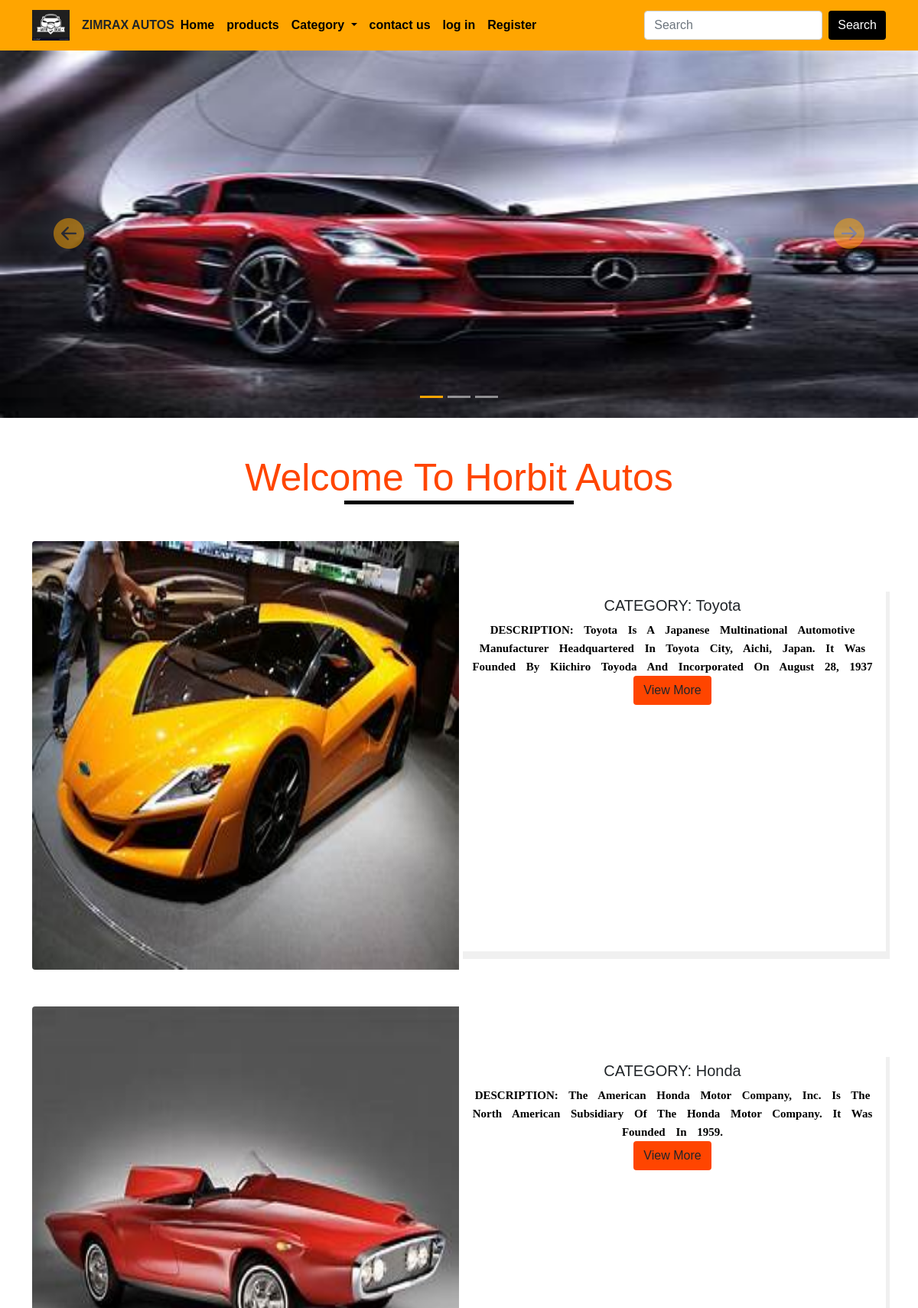
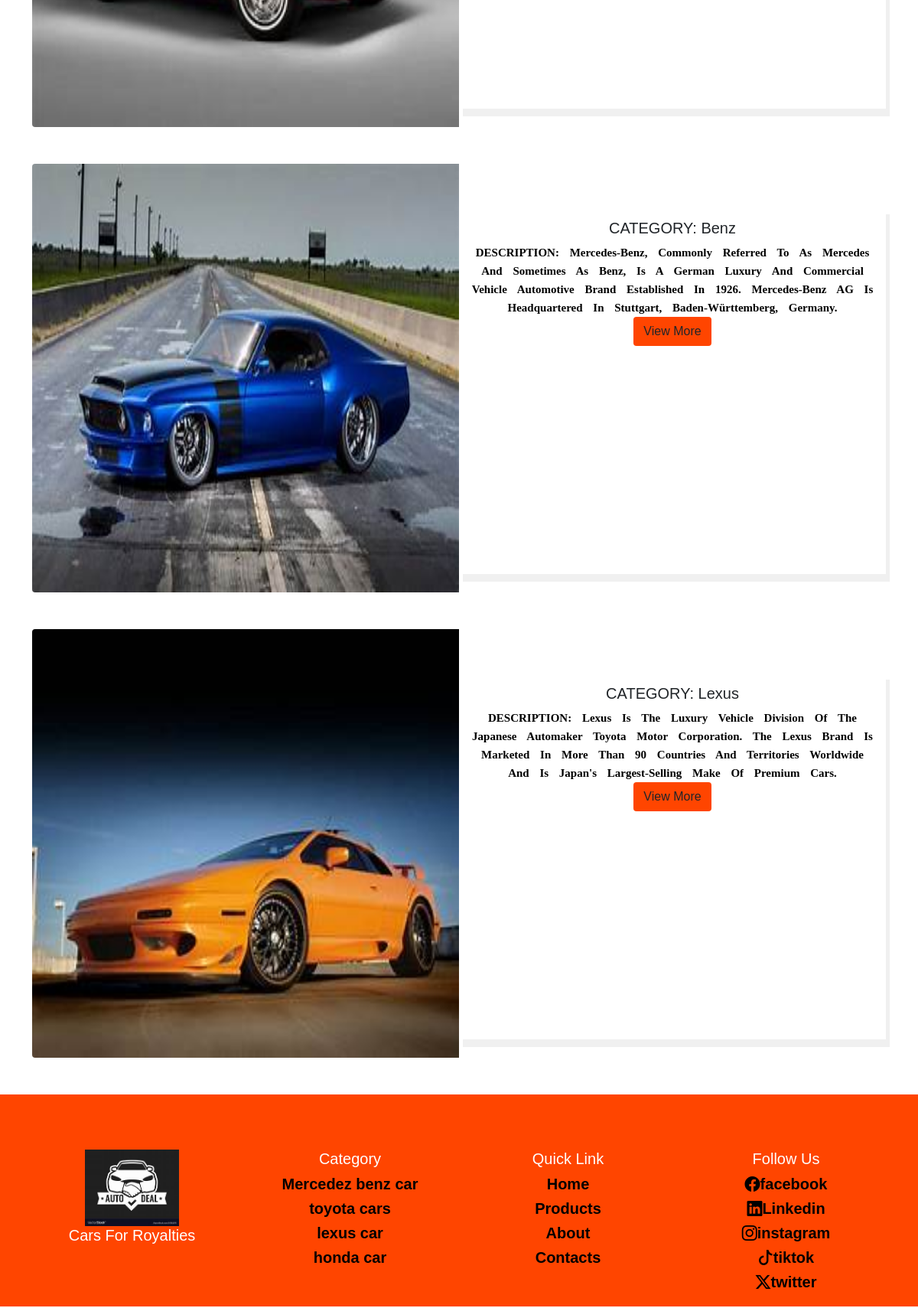
The page /home (upper part) on the database its author committed (2 pictures, top to bottom).
### main/models.py (models this page shows, shortened)
class AppInfo(models.Model):
    appname = models.CharField(max_length=50)
    logo = models.ImageField(upload_to="logo")
    carousel1 = models.ImageField(upload_to="carousel")
    carousel2 = models.ImageField(upload_to="carousel")
    carousel3 = models.ImageField(upload_to="carousel")
    banner = models.ImageField(upload_to="banner")
    copyrights = models.IntegerField()

class Category(models.Model):
    Brand = models.CharField(max_length=50)
    slug = models.SlugField(unique=True)
    description = models.TextField()
    photo = models.ImageField(upload_to="car_photo")

### main/views.py (the view)
# urls.py: 2. Add a URL to urlpatterns:  path('', views.home, name='home')
def home(request):
    cat = Category.objects.all()
    context = {
        "cat": cat
    }
    return render(request, "index.html", context)

### main/context_processor.py (called while the page is built)
def horbital(request):
    info = AppInfo.objects.get(pk=2)
    cat = Category.objects.all()
    context = {
        'info': info,
        'cat':cat,
    }
    return context

### main/templates/index.html
{% extends 'base.html' %} {%block header %} {% include 'header.html' %}
{%endblock header%} {%block balance %} {% include 'balance.html' %} {%endblock balance%}
{%block carousel %} {% include 'carousel.html' %} {%endblock carousel%}
{%block content %}
{% if user.is_authenticated %}
<div class="balance text-center mt-1 bg-dark text-white">Bal: #00.00</div>
<div class="container mb-5 home" data-aos="zoom-in-up">
  <h1 class="text-center pt-5 title">Welcome To Horbit Autos</h1>
  {%for item in cat %}
  <div class="card mb-3 mt-5" data-aos="zoom-in-up">
    <div class="row g-0">
      <div class="col-md-6 motor">
        <img
          src="{{item.photo.url}}"
          class="img-fluid rounded-start"
          alt="..."
        />
      </div>
      <div class="col-md-6">
        <div class="card-body">
          <h5 class="card-title"><b>CATEGORY: {{item.Brand}}</b></h5>
          <p class="card-text"><b>DESCRIPTION: {{item.description}}</b></p>
          <a href="{% url 'product' %}"
            ><button class="btn view_more">View More</button></a
          >
        </div>
      </div>
    </div>
  </div>
  {% endfor %}
</div>
{% else %}
<div class="container mb-5 home">
  <h1 class="text-center pt-5 title">Welcome To Horbit Autos</h1>
  {%for item in cat %}
  <div class="card mb-3 mt-5">
    <div class="row g-0">
      <div class="col-md-6 motor">
        <img
          src="{{item.photo.url}}"
          class="img-fluid rounded-start"
          alt="..."
        />
      </div>
      <div class="col-md-6">
        <div class="card-body">
          <h5 class="card-title">CATEGORY: {{item.Brand}}</h5>
          <p class="card-text">DESCRIPTION: {{item.description}}</p>
          <a href="{% url 'signin' %}"
            ><button class="btn view_more">View More</button></a
          >
        </div>
      </div>
    </div>
  </div>
  {% endfor %}
</div>
{% endif %} {%endblock content%} {%block footer %} {% include 'footer.html' %}
{%endblock footer%}

### main/templates/header.html (shortened to what this page needs)
{% load static %}
<nav class="navbar navbar-expand-lg navbar-light">
  <div class="container">
    <a class="navbar-brand" href="{% url 'landing_page' %}"
      ><img src="{{info.logo.url}}" style="height: 40px" />
    </a>
    <div class="name">ZIMRAX AUTOS</div>
    <div class="collapse navbar-collapse" id="navbarSupportedContent">
      <ul class="navbar-nav me-auto mb-2 mb-lg-0">
        {% if user.is_authenticated %}
        <li class="nav-item">
          <a class="nav-link" aria-current="page" href="{% url 'home' %}"
            >Home</a
          >
        </li>
        <li class="nav-item">
          <a class="nav-link" href="{% url 'product' %}">products</a>
        </li>
        <li class="nav-item dropdown">
          <a
            class="nav-link dropdown-toggle"
            href="#"
            id="navbarDropdown"
            role="button"
            data-bs-toggle="dropdown"
            aria-expanded="false"
            aria-expanded="false"
          >
            Category
          </a>
          <ul class="dropdown-menu">
            {% for item in cat %}
            <li>
              <a
                class="dropdown-item"
                href="{% url 'category' item.id item.slug %}"
                >{{item.Brand}}</a
              >
            </li>
            {% endfor %}
          </ul>
        </li>
        <li class="nav-item">
          <a
            class="nav-link"
            href="{% url 'contact' %}"
            tabindex="-1"
            aria-disabled="true"
            >contact us</a
          >
        </li>
        <li class="nav-item">
          <a href="{% url 'cart' %}" class="nav-link"
            ><i class="bi bi-cart4"></i
          ></a>
        </li>
        <li class="nav-item dropdown">
          <a
            class="nav-link dropdown-toggle"
            href="#"
            id="navbarDropdown"
            role="button"
            data-bs-toggle="dropdown"
            aria-expanded="false"
          >
            {% if user.customer_registration %}
            <img
              src="{{user.customer_registration.profile_picture.url}}"
              alt="avatar"
              style="height: 30px"
            />
            {% endif %} {% if request.user %}
            <span>Hi {{user.username}}!</span>
            {% endif %}
          </a>
          <ul class="dropdown-menu" aria-labelledby="navbarDropdown">
            <li>
              <a class="dropdown-item" href="{% url 'profile' %}">profile</a>
            </li>
            <li>
              <a class="dropdown-item" href="{% url 'signout' %}">log out</a>
            </li>
          </ul>
        </li>
        {% else %}
        <li class="nav-item">
          <a class="nav-link" aria-current="page" href="{% url 'home' %}"
            >Home</a
          >
        </li>
        <li class="nav-item">
          <a class="nav-link" href="{% url 'product' %}">products</a>
        </li>
        <li class="nav-item dropdown">
          <a
            class="nav-link dropdown-toggle"
            href="#"
            id="navbarDropdown"
            role="button"
            data-bs-toggle="dropdown"
            aria-expanded="false"
          >
            Category
          </a>
        </li>
        <li class="nav-item">
          <a
            class="nav-link"
            href="{% url 'contact' %}"
            tabindex="-1"
            aria-disabled="true"
            >contact us</a
          >
        </li>
        <li class="nav-item">
          <a
            class="nav-link"
            href="{% url 'signin' %}"
            tabindex="-1"
            aria-disabled="true"
            >log in</a
          >
        </li>
        <li class="nav-item">
          <a
            class="nav-link"
            href="{% url 'register' %}"
            tabindex="-1"
            aria-disabled="true"
            >Register</a
          >
        </li>
        {% endif %}
      </ul>
      <form action="{% url 'search' %}" method="POST" class="d-flex">
        <input
          class="form-control me-2"
          type="search"
          name="search"
          placeholder="Search"
          aria-label="Search"
        />
        <button type="submit" class="btn btn-outline-success" type="submit">
          Search
        </button>
      </form>
    </div>
  </div>
</nav>

### main/templates/carousel.html (shortened to what this page needs)
<div
      id="carouselExampleIndicators"
      class="carousel slide"
      data-bs-ride="true" data-aos="zoom-in" data-aos-duration="3000"
    >
      <div class="carousel-indicators">
        <button
          type="button"
          data-bs-target="#carouselExampleIndicators"
          data-bs-slide-to="0"
          class="active"
          aria-current="true"
          aria-label="Slide 1"
        ></button>
        <button
          type="button"
          data-bs-target="#carouselExampleIndicators"
          data-bs-slide-to="1"
          aria-label="Slide 2"
        ></button>
        <button
          type="button"
          data-bs-target="#carouselExampleIndicators"
          data-bs-slide-to="2"
          aria-label="Slide 3"
        ></button>
      </div>
      <div class="carousel-inner caroimg" >
        <div class="carousel-item active" >
          <img src="{{info.carousel1.url}}" class="d-block w-100" alt="..." />
        </div>
      </div>
      <button
        class="carousel-control-prev"
        type="button"
        data-bs-target="#carouselExampleIndicators"
        data-bs-slide="prev"
      >
        <span class="" aria-hidden="true"
          ><i class="bi bi-arrow-left-circle-fill"></i
        ></span>
      </button>
      <button
        class="carousel-control-next"
        type="button"
        data-bs-target="#carouselExampleIndicators"
        data-bs-slide="next"
      >
        <span class="" aria-hidden="true"
          ><i class="bi bi-arrow-right-circle-fill"></i
        ></span>
      </button>
    </div>

### main/templates/footer.html (shortened to what this page needs)
{% load static %}
<div class="footer mt-5">
    <div class="container footer">
      <div class="row">
        <div class="col-12 col-sm-6 col-md-6 col-lg-3">
          <div >
            <img src="{{info.logo.url}}" alt="WELCOME TO ZIMRAX Autos" />
            <h2 class="motto text-center">Cars for Royalties</h2>
          </div>
        </div>
        <div class="col-12 col-sm-6 col-md-6 col-lg-3 text-center">
          <h2>category</h2>
          <ul class="list-unstyled">
            <li><a href="">Mercedez benz car</a></li>
            <li><a href="">toyota cars</a></li>
            <li><a href="">lexus car</a></li>
            <li><a href="">honda car</a></li>
          </ul>
        </div>
        <div class="col-12 col-sm-6 col-md-6 col-lg-3 text-center">
          <h2>quick link</h2>
          <ul class="list-unstyled">
            <li><a href="{% url 'home' %}">Home</a></li>
            <li><a href="{% url 'product' %}">Products</a></li>
            <li><a href="{% url 'landing_page' %}">About</a></li>
            <li><a href="{% url 'contact' %}">Contacts</a></li>
          </ul>
        </div>
        <div class="col-12 col-sm-6 col-md-6 col-lg-3 text-center">
          <h2>follow us</h2>
          <ul class="list-unstyled">
            <li>
              <a href=""><i class="bi bi-facebook"></i>facebook</a>
            </li>
            <li>
              <a href=""><i class="bi bi-linkedin"></i>Linkedin</a>
            </li>
            <li>
              <a href=""><i class="bi bi-instagram"></i>instagram</a>
            </li>
            <li>
              <a href=""><i class="bi bi-tiktok"></i>tiktok</a>
            </li>
            <li>
              <a href=""><i class="bi bi-twitter-x"></i>twitter</a>
            </li>
          </ul>
        </div>
      </div>
    </div>
  </div>

### main/static/css/style.css (style rules this page uses)
* { padding: 0%; margin: 0%; box-sizing: border-box; }
.navbar { background-color: orangered; }
.navbar .name { font-weight: bolder; }
.navbar-nav .nav-item .nav-link { font-weight: bolder; color: black; }
.collapse form button { background-color: black; color: white; border: none; }
.caroimg img { height:60vh }
.carousel-control-prev span i, .carousel-control-next span i { font-size: 40px; color:orange; }
.carousel-indicators .active { background-color: orange !important; }
.title { color: orangered; font-size: 50px; font-weight: 600px; }
.title::after { content: ''; display:block; width: 300px; height: 5px; background-color: black; margin-left: auto; margin-right: auto; }
.motor img { height:70vh; width: 100%; }
.home .card-body { text-align: center; margin-top: 10%; text-transform: capitalize; }
.home .card-body .view_more { background-color: orangered; }
.home .card { border:none; }
.home .card .card-body { box-shadow: 5px 10px #f0f0f0; height:60vh; }
.footer { background-color: orangered; padding-top: 3%; }
.footer h2 { text-transform: capitalize; color:white; font-size: 20px; }
.footer ul a { text-decoration: none; color:black; font-size:20px; font-weight: bolder; }
.footer img { height: 100px; }
.motto { text-align: left; }
.card-body p { text-transform: capitalize; font-size: 15px; font-family: fantasy; word-spacing:10px; }
.payments ul li, h1 { list-style: none; margin-bottom: 5%; }
body, h1, h2, h3, p, form { margin: 0; padding: 0; }
body { font-family: 'Arial', sans-serif; line-height: 1.6; text-align: center; }
header h1, p { font-weight: bolder; color: black; }
h1, h2, h3 { margin-bottom: 5px; color: orangered; }

### rows shown on the page
AppInfo: logo (picture), carousel1 (picture)
Category: photo (picture), Brand "Toyota", description "Toyota Is A Japanese Multinational Automotive Manufacturer Headquartered In Toyota City, Aichi, Japan. It Was Founded By Kiichiro Toyoda And Incorporated On August 28, 1937"
Category: photo (picture), Brand "Honda", description "The American Honda Motor Company, Inc. Is The North American Subsidiary Of The Honda Motor Company. It Was Founded In 1959."
Category: photo (picture), Brand "Benz", description "Mercedes-Benz, Commonly Referred To As Mercedes And Sometimes As Benz, Is A German Luxury And Commercial Vehicle Automotive Brand Established In 1926. Mercedes-Benz AG Is Headquartered In Stuttgart, Baden-Württemberg, Germany."
Category: photo (picture), Brand "Lexus", description "Lexus Is The Luxury Vehicle Division Of The Japanese Automaker Toyota Motor Corporation. The Lexus Brand Is Marketed In More Than 90 Countries And Territories Worldwide And Is Japan's Largest-Selling Make Of Premium Cars."
